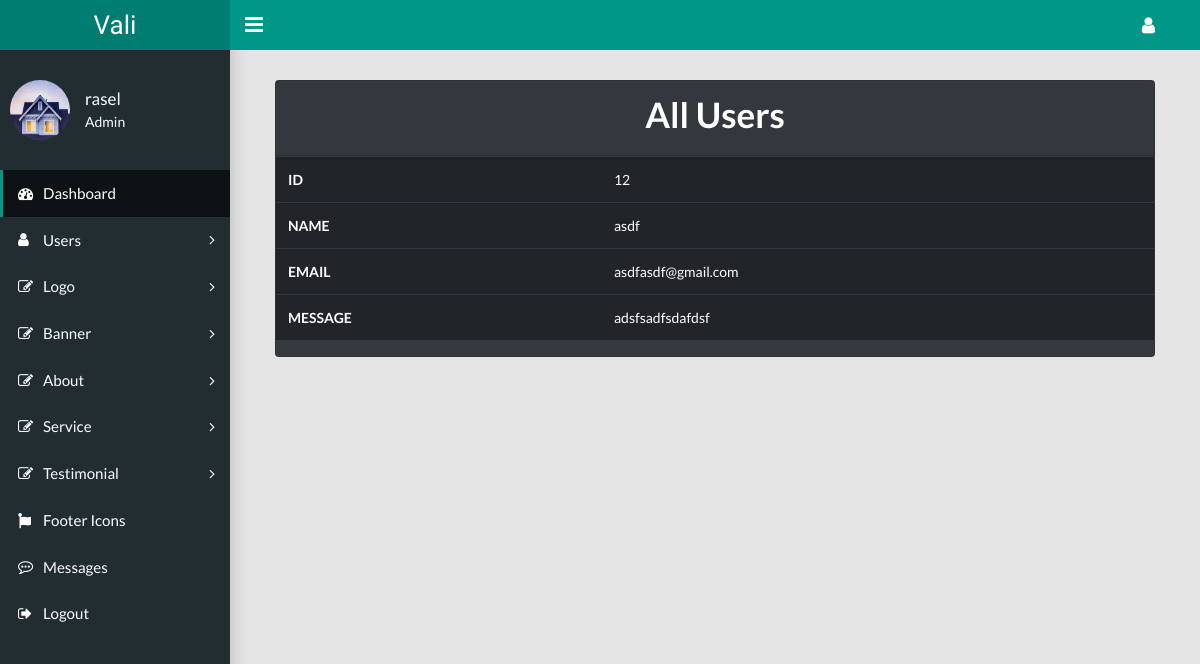
The app's page /view-msg.php?id=12 (signed in) with its own data.
### tables this page shows
CREATE TABLE `messages` (
  `id` int(11) NOT NULL,
  `msg_name` varchar(100) NOT NULL,
  `msg_email` varchar(200) NOT NULL,
  `message` text NOT NULL,
  `times` varchar(100) NOT NULL,
  `status` int(11) NOT NULL
);

### view-msg.php (the view, shortened to what this page needs)
<?php
require 'db.php';
$id = $_GET['id'];
$select_data = "SELECT * FROM messages WHERE id='$id'";
$select_con = mysqli_query($db, $select_data);
$single_data = mysqli_fetch_assoc($select_con);
?>
<?php require 'des_assets/admin-header.php'; ?>
<main class="app-content">
    <section>
        <div class="container-fluid">
            <div class="row">
                <div class="col-lg-12 m-auto">
                    <div class="card text-white bg-dark mb-3">
                        <div class="card-header"><h1 class="text-center">All Users</h1></div>
                        <table class="table table-dark">
                            <tbody>
                            <tr>
                                <th>ID</th>
                                <td><?php echo $single_data['id']; ?></td>
                            </tr>
                            <tr>
                                <th>NAME</th>
                                <td><?php echo $single_data['msg_name']; ?></td>
                            </tr>
                            <tr>
                                <th>EMAIL</th>
                                <td><?php echo $single_data['msg_email']; ?></td>
                            </tr>
                            <tr>
                                <th>MESSAGE</th>
                                <td><?php echo $single_data['message']; ?></td>
                            </tr>
                            </tbody>
                        </table>
                    </div>
                </div>
            </div>
        </div>
    </section>
</main>
<?php
require 'des_assets/admin-footer.php';
?>

### records on screen
messages: id "12", msg_name "asdf", msg_email "asdfasdf@gmail.com", message "adsfsadfsdafdsf"

### other values on screen
$_SESSION['user_name'] "rasel"
